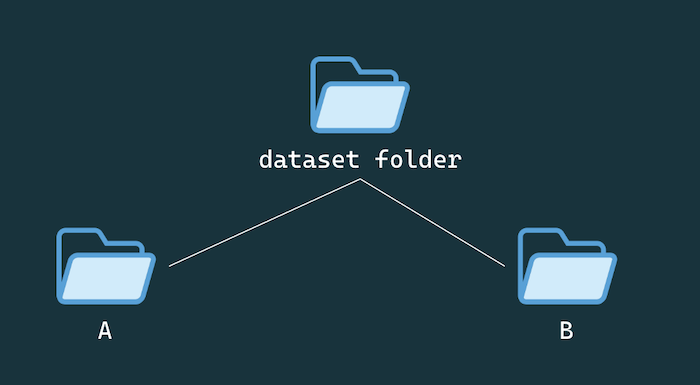
#> input picture folders.png, 700 x 385 px
$ python square_flip.py --input .. --output out
#> lines starting #> are read from the running program, lines starting #| are printed output that depends on the picture
#> in main, image is the input picture: shape (385, 700, 4); mean B, G, R, A 71.4, 61.2, 33.6, 255
#!/usr/bin/env python3
"""
Crop images to centered squares and optionally create flipped copies.

Example:
    python scripts/square_flip.py --input data/B --output data/A --limit 10 --flip
"""

import argparse
import sys
from pathlib import Path

try:
    import cv2
except ImportError:
    sys.exit("Install OpenCV with: pip install opencv-python-headless")


VALID_EXTS = {".png", ".jpg", ".jpeg", ".bmp", ".tif", ".tiff"}


def crop_to_square(image):
    height, width = image.shape[:2]
#> height = 385; width = 700
    size = min(height, width)
#> size = 385
    top = (height - size) // 2
#> top = 0
    left = (width - size) // 2
#> left = 157
    return image[top:top + size, left:left + size]
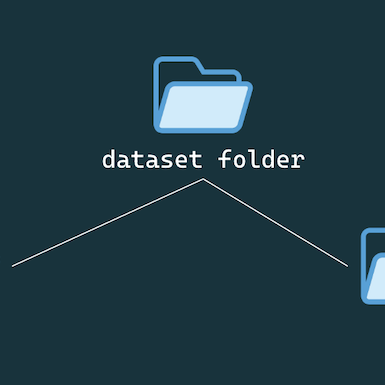
#> returned value: shape (385, 385, 4); mean of channels 0, 1, 2, 3 69.4, 59.6, 32.3, 255; drawn as B, G, R


def main():
    parser = argparse.ArgumentParser()
    parser.add_argument("--input", required=True, help="Input image folder")
    parser.add_argument("--output", required=True, help="Output image folder")
    parser.add_argument("--limit", type=int, default=None)
    parser.add_argument(
        "--flip",
        action="store_true",
        help="Also save a horizontally flipped copy of each image",
    )
    args = parser.parse_args()

    input_dir = Path(args.input)
    output_dir = Path(args.output)

    if not input_dir.is_dir():
        sys.exit(f"Input folder not found: {input_dir}")

    files = sorted(
        file for file in input_dir.iterdir()
        if file.is_file() and file.suffix.lower() in VALID_EXTS
    )

    if args.limit is not None:
        files = files[:args.limit]

    if not files:
        sys.exit(f"No images found in {input_dir}")

    output_dir.mkdir(parents=True, exist_ok=True)
    written = 0

    for image_path in files:
        image = cv2.imread(str(image_path), cv2.IMREAD_UNCHANGED)

        if image is None:
            print(f"Skipped unreadable image: {image_path.name}")
            continue

        cropped = crop_to_square(image)

        # Save the original cropped image.
        cv2.imwrite(str(output_dir / image_path.name), cropped)
        written += 1

        # Save a separate flipped copy.
        if args.flip:
            flipped_name = f"{image_path.stem}_flipped{image_path.suffix}"
            flipped = cv2.flip(cropped, 1)
            cv2.imwrite(str(output_dir / flipped_name), flipped)
            written += 1

    print(f"Wrote {written} image(s) to {output_dir}")


if __name__ == "__main__":
    main()
